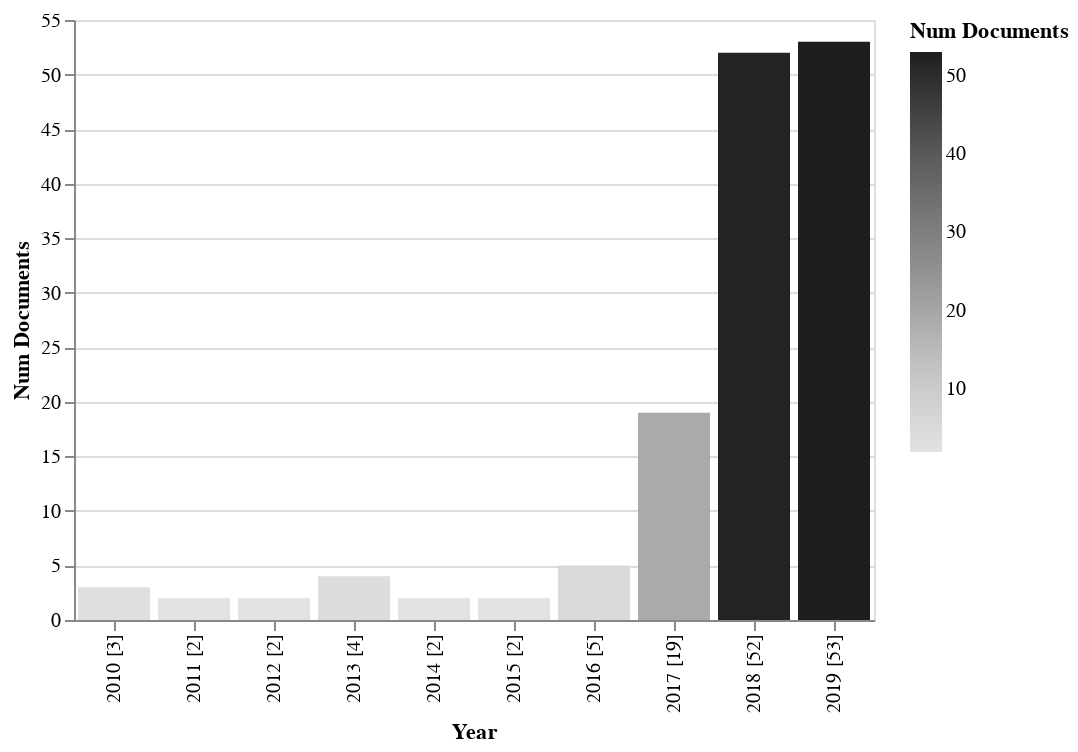

The cell this chart's notebook holds for it:
### Code cell
rdf.documents_by_year().barplot(library='altair')

### Figure 1 — Vega-Lite specification as saved in the notebook (floating-point values rounded to 4 significant figures)
{"$schema": "https://vega.github.io/schema/vega-lite/v3.4.0.json", "config": {"mark": {"tooltip": null}, "view": {"height": 300, "width": 400}}, "data": {"name": "data-9022fb49f678c583770b19b80daedb91"}, "datasets": {"data-9022fb49f678c583770b19b80daedb91": [{"ID": ["[*141*]", "[*142*]", "[*143*]"], "Num Documents": 3, "Year": "2010 [3]"}, {"ID": ["[*139*]", "[*140*]"], "Num Documents": 2, "Year": "2011 [2]"}, {"ID": ["[*137*]", "[*138*]"], "Num Documents": 2, "Year": "2012 [2]"}, {"ID": ["[*133*]", "[*134*]", "[*135*]", "[*136*]"], "Num Documents": 4, "Year": "2013 [4]"}, {"ID": ["[*131*]", "[*132*]"], "Num Documents": 2, "Year": "2014 [2]"}, {"ID": ["[*129*]", "[*130*]"], "Num Documents": 2, "Year": "2015 [2]"}, {"ID": ["[*124*]", "[*125*]", "[*126*]", "[*127*]", "[*128*]"], "Num Documents": 5, "Year": "2016 [5]"}, {"ID": ["[*105*]", "[*106*]", "[*107*]", "[*108*]", "[*109*]", "[*110*]", "[*111*]", "[*112*]", "[*113*]", "[*114*]", "[*115*]", "[*116*]", "[*117*]", "[*118*]", "[*119*]", "[*120*]", "[*121*]", "[*122*]", "[*123*]"], "Num Documents": 19, "Year": "2017 [19]"}, {"ID": ["[*53*]", "[*54*]", "[*55*]", "[*56*]", "[*57*]", "[*58*]", "[*59*]", "[*60*]", "[*61*]", "[*62*]", "[*63*]", "[*64*]", "[*65*]", "[*66*]", "[*67*]", "[*68*]", "[*69*]", "[*70*]", "[*71*]", "[*72*]", "[*73*]", "[*74*]", "[*75*]", "[*76*]", "[*77*]", "[*78*]", "[*79*]", "[*80*]", "[*81*]", "[*82*]", "[*83*]", "[*84*]", "[*85*]", "[*86*]", "[*87*]", "[*88*]", "[*89*]", "[*90*]", "[*91*]", "[*92*]", "[*93*]", "[*94*]", "[*95*]", "[*96*]", "[*97*]", "[*98*]", "[*99*]", "[*100*]", "[*101*]", "[*102*]", "[*103*]", "[*104*]"], "Num Documents": 52, "Year": "2018 [52]"}, {"ID": ["[*0*]", "[*1*]", "[*2*]", "[*3*]", "[*4*]", "[*5*]", "[*6*]", "[*7*]", "[*8*]", "[*9*]", "[*10*]", "[*11*]", "[*12*]", "[*13*]", "[*14*]", "[*15*]", "[*16*]", "[*17*]", "[*18*]", "[*19*]", "[*20*]", "[*21*]", "[*22*]", "[*23*]", "[*24*]", "[*25*]", "[*26*]", "[*27*]", "[*28*]", "[*29*]", "[*30*]", "[*31*]", "[*32*]", "[*33*]", "[*34*]", "[*35*]", "[*36*]", "[*37*]", "[*38*]", "[*39*]", "[*40*]", "[*41*]", "[*42*]", "[*43*]", "[*44*]", "[*45*]", "[*46*]", "[*47*]", "[*48*]", "[*49*]", "[*50*]", "[*51*]", "[*52*]"], "Num Documents": 53, "Year": "2019 [53]"}]}, "encoding": {"color": {"field": "Num Documents", "scale": {"scheme": "greys"}, "type": "quantitative"}, "x": {"field": "Year", "sort": {"field": "Num Documents:Q"}, "type": "nominal"}, "y": {"field": "Num Documents", "type": "quantitative"}}, "mark": "bar"}
